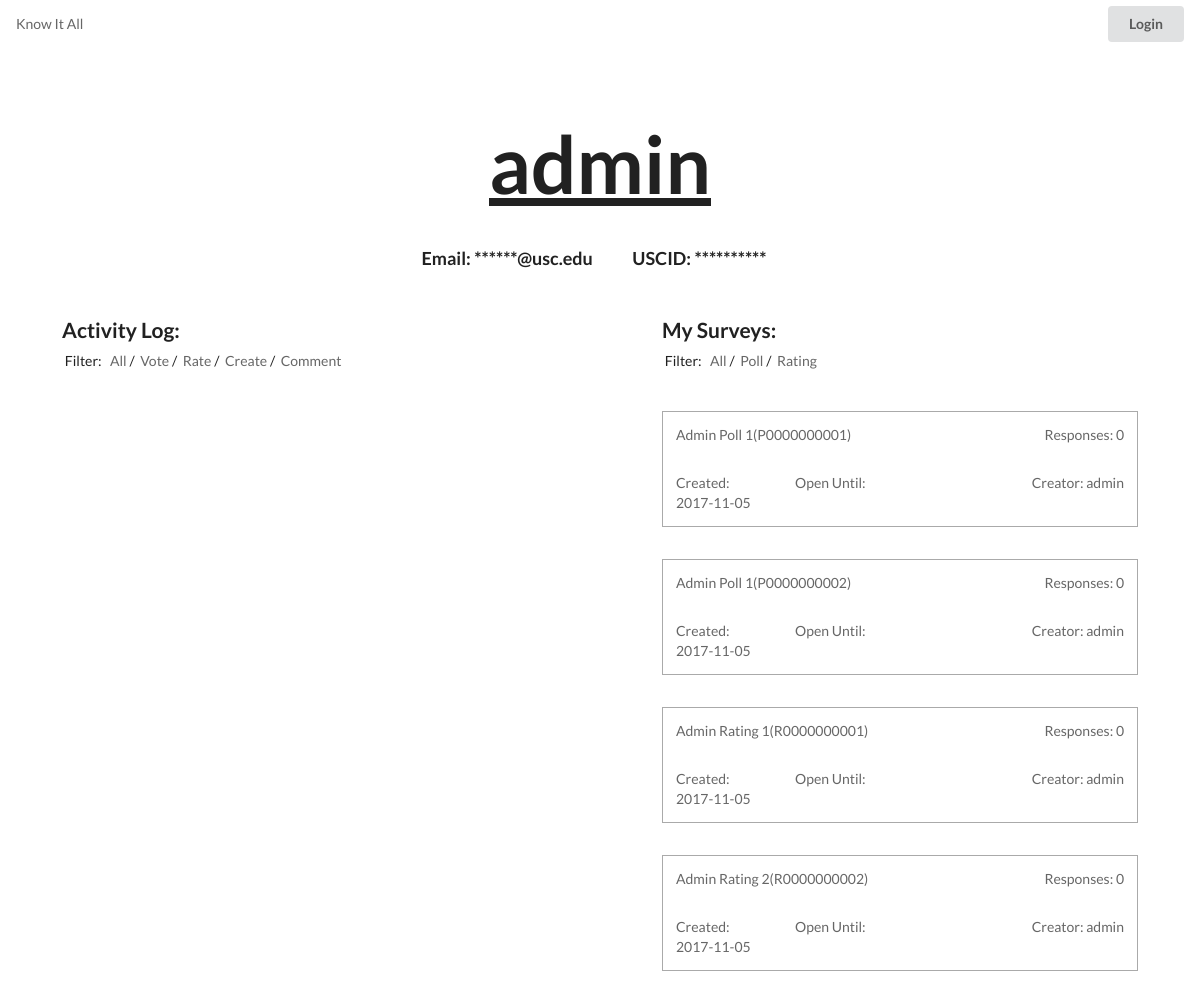
The page /www/knowitall/user.php?id=9999999999 on the database as committed earlier.
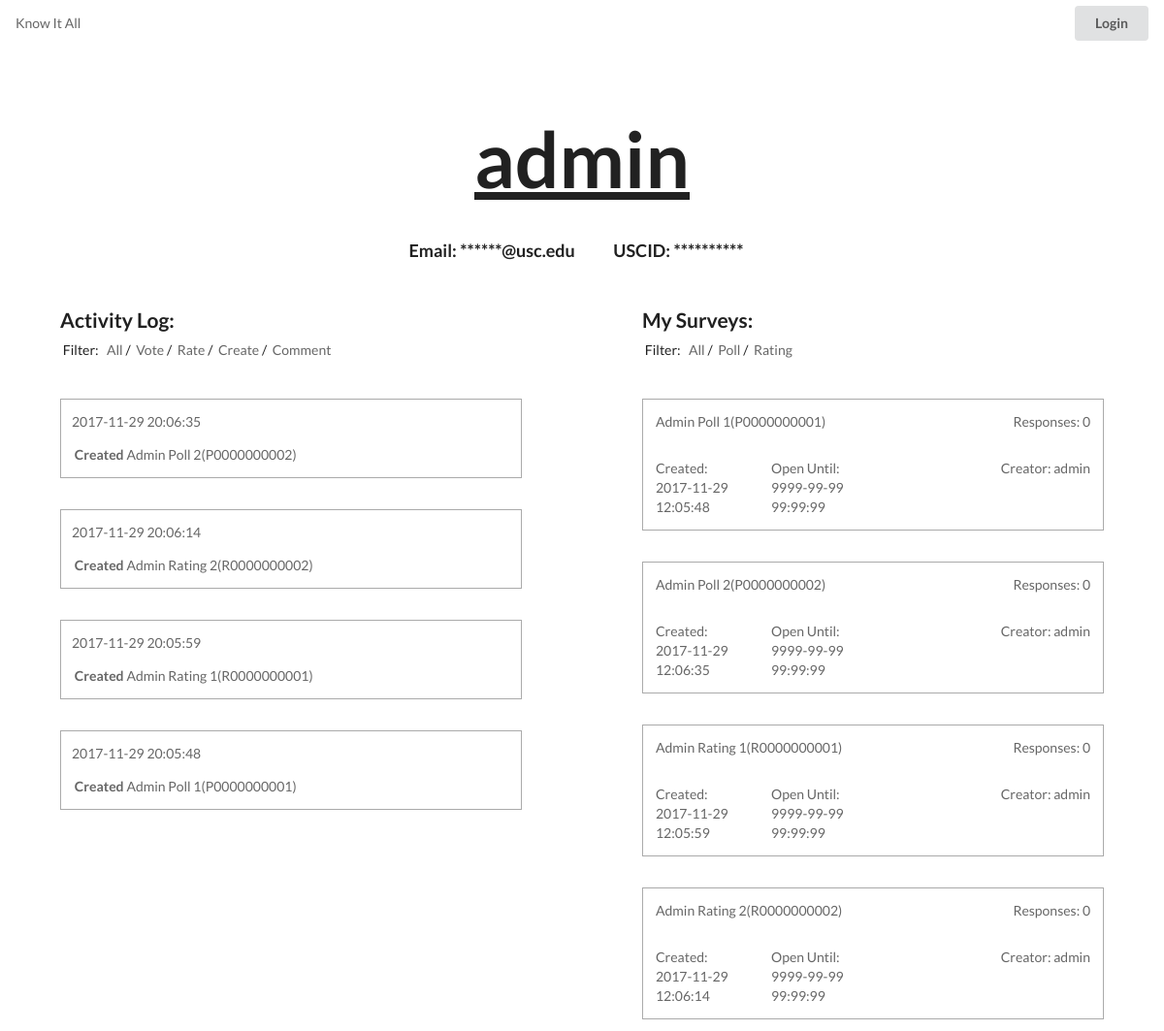
The same page on the database as committed later.
### tables this page shows
CREATE TABLE `user` (
  `user_id` varchar(45) NOT NULL,
  `usc_email` varchar(45) NOT NULL,
  `usc_id` varchar(45) NOT NULL,
  `password` varchar(100) NOT NULL,
  `user_name` varchar(45) NOT NULL
);

CREATE TABLE `survey` (
  `survey_id` varchar(45) NOT NULL,
  `survey_title` varchar(1000) NOT NULL,
  `user_id` varchar(45) NOT NULL,
  `rating_average` double NOT NULL,
  `create_time` varchar(45) DEFAULT NULL,
  `survey_tags` varchar(1000) NOT NULL,
  `voter_number` int(45) NOT NULL,
  `close_time` varchar(45) NOT NULL
);

CREATE TABLE `user_activity` (
  `user_id` varchar(45) NOT NULL,
  `action` int(45) NOT NULL,
  `survey_id` varchar(45) NOT NULL,
  `option_id` int(45) NOT NULL,
  `action_time` timestamp NOT NULL DEFAULT CURRENT_TIMESTAMP ON UPDATE CURRENT_TIMESTAMP
);

### www/knowitall/result-card.php (the view)
<li class="surveylink custom-pad-hor custom-pad-top">
	<a href="survey.php?id=<?php echo $srow['survey_id']; ?>">
	  <div class="ui grid">
	    <div class="twelve wide column"><?php echo $srow['survey_title']; ?>(<?php echo $srow['survey_id']; ?>)</div>
	    <div class="four wide column"><span class="float-right">Responses: <?php echo $srow['voter_number'] ?></span></div>
	    <div class="four wide column">Created: <?php echo $srow['create_time'] ?></div>
	    <div class="four wide column">Open Until: <?php echo $srow['close_time'] ?></div>
	    <div class="eight wide column"><span class="float-right">Creator: <?php echo $urow['user_name'] ?></span></div>
	  </div>
	</a>
</li>

### www/knowitall/user.php (shortened to what this page needs)
<?php
  include("database-connector.php");
  $uscid = "-99";
  if(isset($_GET['id'])){
    $uscid = $_GET['id'];
  }else{
    header("Location: login.php");
  }
  $sql = $conn->prepare("SELECT * FROM user WHERE user_id = ?;");
  $sql->bind_param('s', $uscid);
  $sql->execute();
  $ans = $sql->get_result();
  $urow = $ans->fetch_assoc();
?>
<!DOCTYPE html>
<html lang="en">
  <head>
    <?php include("all-css.php");?>
  </head>
  <body>
    <?php include("small-header.php") ?>
    <h1 class="custom-pad-hor"><u><?php echo $urow['user_name']; ?></u></h1>
    <h3 class="custom-pad-hor custom-pad-vert master-center">
      <span class="custom-margin-vert-small custom-margin-hor-tiny">Email:
        <?php
          if(isset($_SESSION['id']) && strcmp($uscid, $user) == 0){
            echo $urow['usc_email'];
          }else{
            echo "******@usc.edu";
          }
        ?>
       </span>
      <span class="custom-margin-vert-small custom-margin-hor-tiny">USCID:
        <?php
          if(isset($_SESSION['id']) && strcmp($uscid, $user) == 0){
            echo $urow['usc_id'];
          }else{
            echo "**********";
          }
        ?>
      </span><br>
    </h3>
    <div class="ui grid">
      <div class="equal width row">
        <ul class="column">
          <li class="row header custom-pad-hor"><h4>Activity Log:</h4></li>
          <li class="row header custom-pad-hor custom-pad-vert-small">
            <span class="custom-pad-hor-space">Filter:</span>
            <?php
              $filter2 = "";
            ?>
            <a class="disinline custom-pad-hor-space" href="user.php?id=<?php echo $uscid; echo "&filter2=".$filter2?>">All</a>/
            <a class="disinline custom-pad-hor-space" href="user.php?id=<?php echo $uscid; echo "&filter2=".$filter2?>&filter1=vote">Vote</a>/
            <a class="disinline custom-pad-hor-space" href="user.php?id=<?php echo $uscid; echo "&filter2=".$filter2?>&filter1=rate">Rate</a>/
            <a class="disinline custom-pad-hor-space" href="user.php?id=<?php echo $uscid; echo "&filter2=".$filter2?>&filter1=create">Create</a>/
            <a class="disinline custom-pad-hor-space" href="user.php?id=<?php echo $uscid; echo "&filter2=".$filter2?>&filter1=comment">Comment</a>
          </li>
          <?php
            if(!empty($_GET['filter1'])){
              if(strcmp($_GET['filter1'], "vote") == 0){
                $sql = $conn->prepare("SELECT * FROM user_activity WHERE user_id = ? AND action = 0 ORDER BY action_time DESC;");
                $sql->bind_param('s', $uscid);
                $sql->execute();
                $ans3 = $sql->get_result();
              }else if(strcmp($_GET['filter1'], "rate") == 0){
                $sql = $conn->prepare("SELECT * FROM user_activity WHERE user_id = ? AND action = 1 ORDER BY action_time DESC;");
                $sql->bind_param('s', $uscid);
                $sql->execute();
                $ans3 = $sql->get_result();
              }else if(strcmp($_GET['filter1'], "create") == 0){
                $sql = $conn->prepare("SELECT * FROM user_activity WHERE user_id = ? AND action = 2 ORDER BY action_time DESC;");
                $sql->bind_param('s', $uscid);
                $sql->execute();
                $ans3 = $sql->get_result();
              }else if(strcmp($_GET['filter1'], "comment") == 0){
                $sql = $conn->prepare("SELECT * FROM user_activity WHERE user_id = ? AND action = 3 ORDER BY action_time DESC;");
                $sql->bind_param('s', $uscid);
                $sql->execute();
                $ans3 = $sql->get_result();
              }else{
                $sql = $conn->prepare("SELECT * FROM user_activity WHERE user_id = ? ORDER BY action_time DESC;");
                $sql->bind_param('s', $uscid);
                $sql->execute();
                $ans3 = $sql->get_result();
              }
            }else{
              $sql = $conn->prepare("SELECT * FROM user_activity WHERE user_id = ? ORDER BY action_time DESC;");
              $sql->bind_param('s', $uscid);
              $sql->execute();
              $ans3 = $sql->get_result();
            }
            for($i = 0; $i < $ans3->num_rows; $i++){
              $arow = $ans3->fetch_assoc();
              include('activity-card.php');
            }
          ?>
        </ul>
        <ul class="column">
          <li class="row header custom-pad-hor"><h4>My Surveys:</h4></li>
          <li class="row header custom-pad-hor custom-pad-vert-small">
            <span class="custom-pad-hor-space">Filter:</span>
            <?php
              $filter1 = "";
            ?>
            <a class="disinline custom-pad-hor-space" href="user.php?id=<?php echo $uscid; echo "&filter1=".$filter1?>">All</a>/
            <a class="disinline custom-pad-hor-space" href="user.php?id=<?php echo $uscid; echo "&filter1=".$filter1?>&filter2=poll">Poll</a>/
            <a class="disinline custom-pad-hor-space" href="user.php?id=<?php echo $uscid; echo "&filter1=".$filter1?>&filter2=rating">Rating</a>
          <?php
            if(!empty($_GET['filter2'])){
              if(strcmp($_GET['filter2'], "poll") == 0){
                $sql = $conn->prepare("SELECT * FROM survey WHERE user_id = ? AND survey_id LIKE \"P%\";");
                $sql->bind_param('s', $uscid);
                $sql->execute();
                $ans2 = $sql->get_result();
              }else if(strcmp($_GET['filter2'], "rating") == 0){
                $sql = $conn->prepare("SELECT * FROM survey WHERE user_id = ? AND survey_id LIKE \"R%\";");
                $sql->bind_param('s', $uscid);
                $sql->execute();
                $ans2 = $sql->get_result();
              }else{
                $sql = $conn->prepare("SELECT * FROM survey WHERE user_id = ?;");
                $sql->bind_param('s', $uscid);
                $sql->execute();
                $ans2 = $sql->get_result();
              }
            }else{
              $sql = $conn->prepare("SELECT * FROM survey WHERE user_id = ?;");
              $sql->bind_param('s', $uscid);
              $sql->execute();
              $ans2 = $sql->get_result();
            }
            for($i = 0; $i < $ans2->num_rows; $i++){
              $srow = $ans2->fetch_assoc();
              include('result-card.php');
            }
          ?>
        </ul>
      </div>
    </div>
  </body>
</html>

### www/knowitall/all-css.php
<link rel="stylesheet" href="../css/semantic.min.css">
<link rel="stylesheet" href="../css/icon.min.css">
<link rel="stylesheet" href="style.css">

### www/knowitall/small-header.php (shortened to what this page needs)
<div class="ui sticky horizontal menu">
  <div class="ui item">
    <a href="home-search.php">Know It All</a>
  </div>
  <div class="right floated item">
    <button class="ui button link-btn"><a href="login.php"><?php include("login-out.php"); ?></a></button>
  </div>
</div>

### www/knowitall/login-out.php
<?php
  if(isset($_SESSION['id'])){
      echo("Logout");
  }else{
      echo("Login");
  }
?>

### www/knowitall/activity-card.php (shortened to what this page needs)
<li class="row surveylink custom-pad-hor custom-pad-top">
	<a href="survey.php?id=<?php echo $arow['survey_id']; ?>">
	  <div class="ui grid">
	  	<div class="row custom-pad-hor-small remove-pad-bot">
				<?php echo $arow['action_time']; ?>
	  	</div>
	    <div class="row custom-pad-hor-small">
	    	<?php
	    		$action = $arow['action'];
	    		if($action == 2){
	    			echo "<b class=\"custom-pad-hor-space\">Created </b>";
	    		}
	    		$sql = $conn->prepare("SELECT survey_title FROM survey WHERE survey_id = ?;");
	    		$sql->bind_param('s', $arow['survey_id']);
	    		$sql->execute();
	    		$survey = $sql->get_result();
	    		$survey = $survey->fetch_assoc();
	    		echo $survey['survey_title']."(".$arow['survey_id'].")";
	    	?>
	    </div>
	  </div>
	</a>
</li>

### www/knowitall/style.css (style rules this page uses)
h1, h2 { margin: 0 auto; text-align: center; }
h1 { font-size: 10vh; padding-top: 8vh; }
h4 { font-size: 1.5rem !important; }
ul { list-style: none; padding: 0; margin: 14px }
a:not(.signup-link) { display: block; }
a { color: rgba(0, 0, 0, 0.6) }
.float-right { float: right }
.master-center { margin: 0 auto !important; text-align: center !important; }
.link-btn { padding: 0 !important; }
.link-btn a { padding: .78571429em 1.5em; }
.disinline { display: inline !important; }
.custom-pad-hor-space { padding: 0 0.2em !important; }
.custom-pad-hor { padding-left: 4vw !important; padding-right: 4vw !important; }
.custom-pad-hor-small { padding-left: 1vw !important; padding-right: 1vw !important; }
.custom-pad-vert-small { padding-top: 1vh !important; padding-bottom: 1vh !important; }
.custom-pad-vert { padding-top: 4vh !important; padding-bottom: 4vh !important; }
.custom-pad-top { padding-top: 4vh !important; }
.custom-margin-hor-tiny { margin-left: 1vw !important; margin-right: 2vw !important; }
.custom-margin-vert-small { margin-top: 4vh !important; margin-bottom: 4vh !important; }
.remove-pad-bot { padding-bottom: 0 !important; }
.ui.grid { margin: 0; }
.ui.menu { margin: 0; border:none; box-shadow: none; }
.ui.grid .row>.column { padding: 0 !important; }
.horizontal.menu :before { display: none }

Rows that differ between the two databases and show on the page:
added user_activity: action_time "2017-11-29 20:06:35", action "Created", survey.survey_title "Admin Poll 2", survey "P0000000002"
added user_activity: action_time "2017-11-29 20:06:14", action "Created", survey.survey_title "Admin Rating 2", survey "R0000000002"
added user_activity: action_time "2017-11-29 20:05:59", action "Created", survey.survey_title "Admin Rating 1", survey "R0000000001"
added user_activity: action_time "2017-11-29 20:05:48", action "Created", survey.survey_title "Admin Poll 1", survey "P0000000001"
changed survey "Admin Poll 1": create_time "2017-11-05" → "2017-11-29 12:05:48"; close_time (not shown) → "9999-99-99 99:99:99"
changed survey "P0000000002": survey_title "Admin Poll 1" → "Admin Poll 2"; create_time "2017-11-05" → "2017-11-29 12:06:35"; close_time (not shown) → "9999-99-99 99:99:99"
changed survey "Admin Rating 1": create_time "2017-11-05" → "2017-11-29 12:05:59"; close_time (not shown) → "9999-99-99 99:99:99"
changed survey "Admin Rating 2": create_time "2017-11-05" → "2017-11-29 12:06:14"; close_time (not shown) → "9999-99-99 99:99:99"
